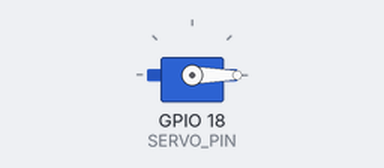
This program was run on a simulated ESP32. On the bench: servo. What the program prints to the serial monitor is not drawn.

Above: at 1.05 s.
At 1.95 s:
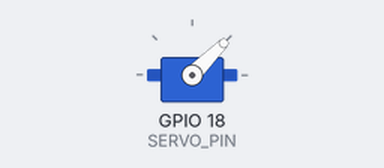
At 2.85 s:
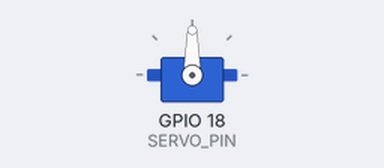
At 4.7 s:
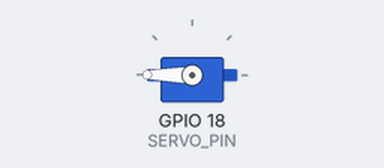
Timing chart, 0 to 7.1 s (numbered marks = the images above):
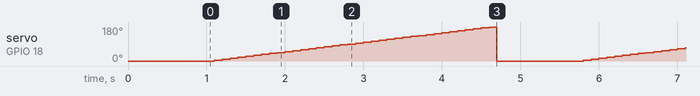

Measured:
- by itself, servo on GPIO 18 (SERVO_PIN): ramps from 0° to 180° and jumps back, once every 4.7 s

The program:

main.cpp
```cpp
#include <Arduino.h>
#include <ESP32Servo.h>

Servo servo;

#define SERVO_PIN 18

void setup() {

    Serial.begin(115200);

    servo.attach(SERVO_PIN);
    servo.write(0);
    Serial.println("ESP32 listo");
    Serial.println("Servo en 90 grados");
    delay(1000);
}

void loop() {

    for(int deg=0; deg<=180; deg+=5){
        servo.write(deg);
        delay(100);
    }

    servo.write(0);
    delay(1000);

}
```
